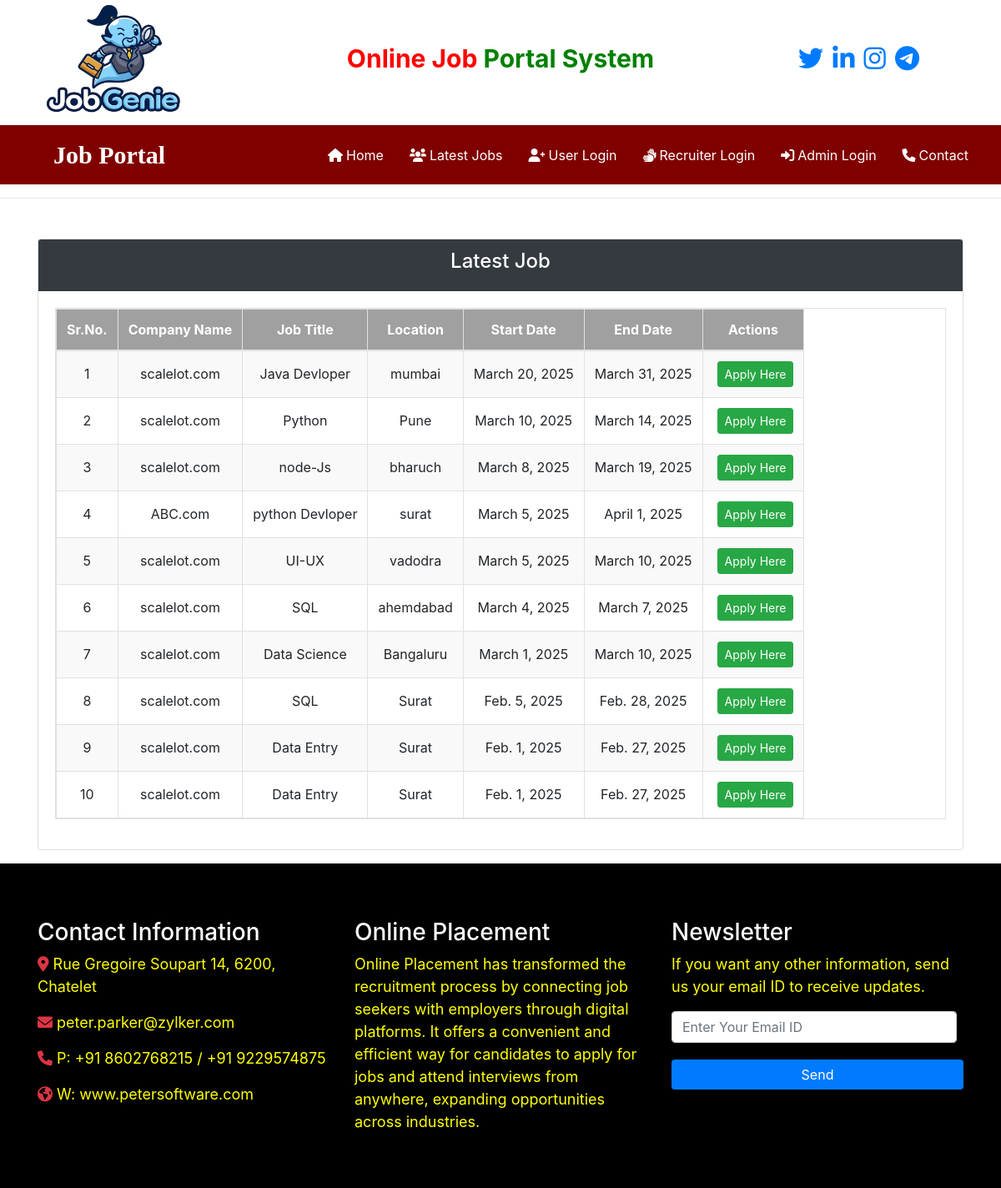
The page /latest_job/ on the database its author committed.
### job/models.py (models this page shows, shortened)
class Job(models.Model):
    recruiter = models.ForeignKey(Recruiter,on_delete=models.CASCADE)
    start_data = models.DateField()
    End_data = models.DateField()
    job_title = models.CharField(max_length=100)
    job_salary = models.FloatField(max_length=20)
    Image = models.FileField(max_length=100)
    job_description = models.TextField(max_length=300)
    job_location = models.CharField(max_length=100)
    job_experience = models.CharField(max_length=100)
    Skills = models.CharField(max_length=100)
    Creationdata = models.DateField()

class Recruiter(models.Model):
    user = models.ForeignKey(User, on_delete=models.CASCADE)
    first_name = models.CharField(max_length=100, null=True, blank=True)
    last_name = models.CharField(max_length=100, null=True, blank=True)
    company = models.CharField(max_length=100,null = True, blank=True)
    mobile = models.CharField(max_length=15, null=True, blank=True)
    image = models.FileField(null=True, blank=True)
    gender = models.CharField(max_length=10, null=True, blank=True)
    Type = models.CharField(max_length=15,default="Recruiter")
    status = models.CharField(max_length=15,null=True)
    email = models.CharField(max_length=30 , null=True, blank=True)

### job/views.py (the view)
# urls.py: path('latest_job/',latest_job, name="latest_job"),
def latest_job(request):
    job = Job.objects.all().order_by('-start_data')
    d = {'job': job}
    return render(request, 'latest_job.html',d)

### job/templates/latest_job.html (shortened to what this page needs)
{% load static %}
{% block body %}
{% include 'navigation.html' %}
<hr>
<div class="container mt-5">
    <div class="card">
        <div class="card-header text-center bg-dark text-white">
            <h4>Latest Job</h4>
        </div>
        <div class="card-body">
            {% if job %}
            <table class="table table-striped table-hover table-bordered table-responsive" id="example">
                <thead>
                    <tr>
                        <th>Sr.No.</th>
                        <th>Company Name</th>
                        <th>Job Title</th>
                        <th>Location</th>
                        <th>Start Date</th>
                        <th>End Date</th>
                        <th>Actions</th>
                    </tr>
                </thead>
                <tbody>
                    {% for i in job %}
                    <tr>
                        <td>{{ forloop.counter }}</td>
                        <td>{{ i.recruiter.company }}</td>
                        <td>{{ i.job_title }}</td>
                        <td>{{ i.job_location }}</td>
                        <td>{{ i.start_data }}</td>
                        <td>{{ i.End_data }}</td>
                        <td>
                            <a href="{% url 'user_login' %}" class="btn btn-success btn-sm">
                               Apply Here
                            </a>
                        </td>
                    </tr>
                    {% endfor %}
                </tbody>
            </table>
            {% else %}
            <p>No jobs available.</p>
            {% endif %}
        </div>
    </div>
</div>
{% include 'footer.html' %}
{% endblock %}

### job/templates/latest_job.html (style rules this page uses)
.table-striped tbody tr:nth-child(odd) { background-color: #f9f9f9; }
.btn-sm { margin-left: 5px; }
.table th, .table td { padding: 12px; text-align: center; }
.table th { background-color: rgb(160, 160, 160); color: white; }
.table td { vertical-align: middle; }

### rows shown on the page
Job: recruiter.company "scalelot.com", job_title "Java Devloper", job_location "mumbai", start_data "March 20, 2025", End_data "March 31, 2025"
Job: recruiter.company "scalelot.com", job_title "Python", job_location "Pune", start_data "March 10, 2025", End_data "March 14, 2025"
Job: recruiter.company "scalelot.com", job_title "node-Js", job_location "bharuch", start_data "March 8, 2025", End_data "March 19, 2025"
Job: recruiter.company "ABC.com", job_title "python Devloper", job_location "surat", start_data "March 5, 2025", End_data "April 1, 2025"
Job: recruiter.company "scalelot.com", job_title "UI-UX", job_location "vadodra", start_data "March 5, 2025", End_data "March 10, 2025"
Job: recruiter.company "scalelot.com", job_title "SQL", job_location "ahemdabad", start_data "March 4, 2025", End_data "March 7, 2025"
Job: recruiter.company "scalelot.com", job_title "Data Science", job_location "Bangaluru", start_data "March 1, 2025", End_data "March 10, 2025"
Job: recruiter.company "scalelot.com", job_title "SQL", job_location "Surat", start_data "Feb. 5, 2025", End_data "Feb. 28, 2025"
Job: recruiter.company "scalelot.com", job_title "Data Entry", job_location "Surat", start_data "Feb. 1, 2025", End_data "Feb. 27, 2025"
Job: recruiter.company "scalelot.com", job_title "Data Entry", job_location "Surat", start_data "Feb. 1, 2025", End_data "Feb. 27, 2025"
